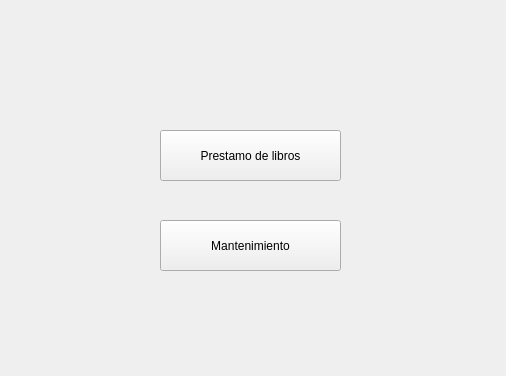
<?xml version="1.0" encoding="UTF-8"?>
<ui version="4.0">
 <class>Form</class>
 <widget class="QWidget" name="Form">
  <property name="geometry">
   <rect>
    <x>0</x>
    <y>0</y>
    <width>506</width>
    <height>376</height>
   </rect>
  </property>
  <property name="windowTitle">
   <string>Form</string>
  </property>
  <widget class="QPushButton" name="pushButton">
   <property name="geometry">
    <rect>
     <x>160</x>
     <y>130</y>
     <width>181</width>
     <height>51</height>
    </rect>
   </property>
   <property name="text">
    <string>Prestamo de libros</string>
   </property>
  </widget>
  <widget class="QPushButton" name="pushButton_2">
   <property name="geometry">
    <rect>
     <x>160</x>
     <y>220</y>
     <width>181</width>
     <height>51</height>
    </rect>
   </property>
   <property name="text">
    <string>Mantenimiento</string>
   </property>
  </widget>
 </widget>
 <resources/>
 <connections/>
</ui>
